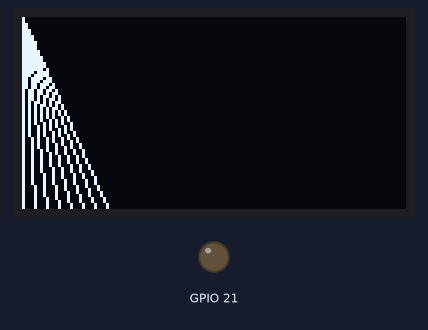
The program below on a simulated ESP32. Parts: 64×128 one-colour display, output pins drawn as LEDs (lit = HIGH).

Above: at 0.4 s.
At 7.2 s:
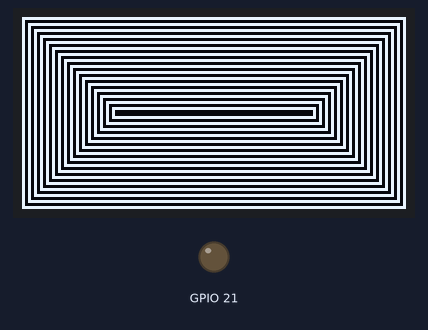
At 8.4 s:
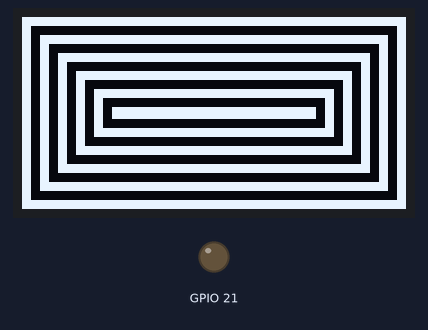
At 11.9 s:
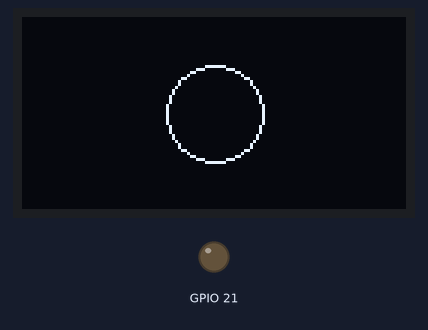
At 18.0 s:
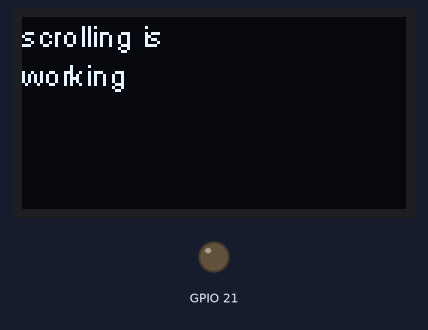
At 25.6 s:
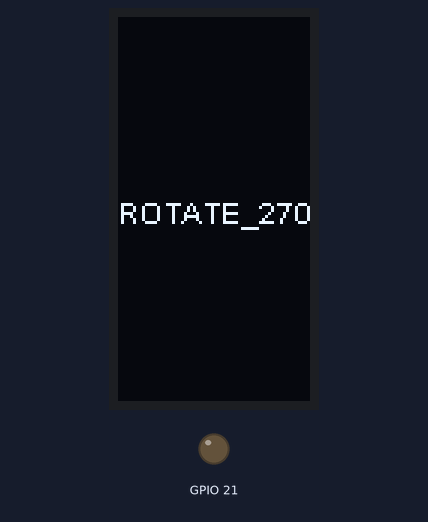

The program:

main.cpp
```cpp
#include <Wire.h>
#include "HT_SSD1306Wire.h"

#ifdef WIRELESS_STICK_V3
static SSD1306Wire  display(0x3c, 500000, SDA_OLED, SCL_OLED, GEOMETRY_64_32, RST_OLED); // addr , freq , i2c group , resolution , rst
#else
static SSD1306Wire  display(0x3c, 500000, SDA_OLED, SCL_OLED, GEOMETRY_128_64, RST_OLED); // addr , freq , i2c group , resolution , rst
#endif

void drawLines() {
  for (int16_t i=0; i<display.getWidth(); i+=4) {
    display.drawLine(0, 0, i, display.getHeight()-1);
    display.display();
    delay(10);
  }
  for (int16_t i=0; i<display.getHeight(); i+=4) {
    display.drawLine(0, 0, display.getWidth()-1, i);
    display.display();
    delay(10);
  }
  delay(250);

  display.clear();
  for (int16_t i=0; i<display.getWidth(); i+=4) {
    display.drawLine(0, display.getHeight()-1, i, 0);
    display.display();
    delay(10);
  }
  for (int16_t i=display.getHeight()-1; i>=0; i-=4) {
    display.drawLine(0, display.getHeight()-1, display.getWidth()-1, i);
    display.display();
    delay(10);
  }
  delay(250);

  display.clear();
  for (int16_t i=display.getWidth()-1; i>=0; i-=4) {
    display.drawLine(display.getWidth()-1, display.getHeight()-1, i, 0);
    display.display();
    delay(10);
  }
  for (int16_t i=display.getHeight()-1; i>=0; i-=4) {
    display.drawLine(display.getWidth()-1, display.getHeight()-1, 0, i);
    display.display();
    delay(10);
  }
  delay(250);
  display.clear();
  for (int16_t i=0; i<display.getHeight(); i+=4) {
    display.drawLine(display.getWidth()-1, 0, 0, i);
    display.display();
    delay(10);
  }
  for (int16_t i=0; i<display.getWidth(); i+=4) {
    display.drawLine(display.getWidth()-1, 0, i, display.getHeight()-1);
    display.display();
    delay(10);
  }
  delay(250);
}

// Adapted from Adafruit_SSD1306
void drawRect(void) {
  for (int16_t i=0; i<display.getHeight()/2; i+=2) {
    display.drawRect(i, i, display.getWidth()-2*i, display.getHeight()-2*i);
    display.display();
    delay(10);
  }
}

// Adapted from Adafruit_SSD1306
void fillRect(void) {
  uint8_t color = 1;
  for (int16_t i=0; i<display.getHeight()/2; i+=3) {
    display.setColor((color % 2 == 0) ? BLACK : WHITE); // alternate colors
    display.fillRect(i, i, display.getWidth() - i*2, display.getHeight() - i*2);
    display.display();
    delay(10);
    color++;
  }
  // Reset back to WHITE
  display.setColor(WHITE);
}

// Adapted from Adafruit_SSD1306
void drawCircle(void) {
  for (int16_t i=0; i<display.getHeight(); i+=2) {
    display.drawCircle(display.getWidth()/2, display.getHeight()/2, i);
    display.display();
    delay(10);
  }
  delay(1000);
  display.clear();

  // This will draw the part of the circel in quadrant 1
  // Quadrants are numberd like this:
  //   0010 | 0001
  //  ------|-----
  //   0100 | 1000
  //
  display.drawCircleQuads(display.getWidth()/2, display.getHeight()/2, display.getHeight()/4, 0b00000001);
  display.display();
  delay(200);
  display.drawCircleQuads(display.getWidth()/2, display.getHeight()/2, display.getHeight()/4, 0b00000011);
  display.display();
  delay(200);
  display.drawCircleQuads(display.getWidth()/2, display.getHeight()/2, display.getHeight()/4, 0b00000111);
  display.display();
  delay(200);
  display.drawCircleQuads(display.getWidth()/2, display.getHeight()/2, display.getHeight()/4, 0b00001111);
  display.display();
}

void printBuffer(void) {
  // Initialize the log buffer
  // allocate memory to store 8 lines of text and 30 chars per line.
  display.setLogBuffer(2, 30);

  // Some test data
  const char* test[] = {
      "Hello",
      "World" ,
      "----",
      "Show off",
      "how",
      "the log buffer",
      "is",
      "working.",
      "Even",
      "scrolling is",
      "working"
  };

  for (uint8_t i = 0; i < 11; i++) {
    display.clear();
    // Print to the screen
    display.println(test[i]);
    // Draw it to the internal screen buffer
    display.drawLogBuffer(0, 0);
    // Display it on the screen
    display.display();
    delay(500);
  }
}

void VextON(void)
{
  pinMode(Vext,OUTPUT);
  digitalWrite(Vext, LOW);
}

void VextOFF(void) //Vext default OFF
{
  pinMode(Vext,OUTPUT);
  digitalWrite(Vext, HIGH);
}

void setup() {
  VextON();
  delay(100);

  display.init();
  display.clear();
  display.display();

  display.setContrast(255);

  drawLines();
  delay(1000);
  display.clear();

  drawRect();
  delay(1000);
  display.clear();

  fillRect();
  delay(1000);
  display.clear();

  drawCircle();
  delay(1000);
  display.clear();

  printBuffer();
  delay(1000);

  display.setTextAlignment(TEXT_ALIGN_CENTER);
  display.clear();
  display.display();
  display.screenRotate(ANGLE_0_DEGREE);
  display.setFont(ArialMT_Plain_16);
  display.drawString(display.getWidth()/2, display.getHeight()/2-16/2, "ROTATE_0");
  display.display();
  delay(2000);

  display.clear();
  display.display();
  display.screenRotate(ANGLE_90_DEGREE);
  display.setFont(ArialMT_Plain_10);
  display.drawString(display.getWidth()/2, display.getHeight()/2-10/2, "ROTATE_90");
  display.display();
  delay(2000);

  display.clear();
  display.display();
  display.screenRotate(ANGLE_180_DEGREE);
  display.setFont(ArialMT_Plain_16);
  display.drawString(display.getWidth()/2, display.getHeight()/2-16/2, "ROTATE_180");
  display.display();
  delay(2000);

  display.clear();
  display.display();
  display.screenRotate(ANGLE_270_DEGREE);
  display.setFont(ArialMT_Plain_10);
  display.drawString(display.getWidth()/2, display.getHeight()/2-10/2, "ROTATE_270");
  display.display();
  delay(2000);

}

void loop() { }
```

Measured:
- what the display in image 1 shows lasts 1.0 s, from 7.1 s to 8.1 s
- what the display in image 4 shows lasts 1.5 s, from 18.0 s to 19.5 s
